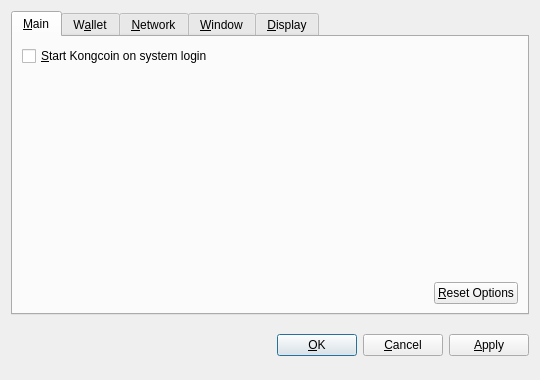
<?xml version="1.0" encoding="UTF-8"?>
<ui version="4.0">
 <class>OptionsDialog</class>
 <widget class="QDialog" name="OptionsDialog">
  <property name="geometry">
   <rect>
    <x>0</x>
    <y>0</y>
    <width>540</width>
    <height>380</height>
   </rect>
  </property>
  <property name="windowTitle">
   <string>Options</string>
  </property>
  <property name="modal">
   <bool>true</bool>
  </property>
  <layout class="QVBoxLayout" name="verticalLayout">
   <item>
    <widget class="QTabWidget" name="tabWidget">
     <property name="tabPosition">
      <enum>QTabWidget::North</enum>
     </property>
     <property name="currentIndex">
      <number>0</number>
     </property>
     <widget class="QWidget" name="tabMain">
      <attribute name="title">
       <string>&amp;Main</string>
      </attribute>
      <layout class="QVBoxLayout" name="verticalLayout_Main">
       <item>
        <widget class="QCheckBox" name="bitcoinAtStartup">
         <property name="toolTip">
          <string>Automatically start Kongcoin after logging in to the system.</string>
         </property>
         <property name="text">
          <string>&amp;Start Kongcoin on system login</string>
         </property>
        </widget>
       </item>
       <item>
        <spacer name="verticalSpacer_Main">
         <property name="orientation">
          <enum>Qt::Vertical</enum>
         </property>
         <property name="sizeHint" stdset="0">
          <size>
           <width>20</width>
           <height>40</height>
          </size>
         </property>
        </spacer>
       </item>
       <item>
        <layout class="QHBoxLayout" name="horizontalLayout_2_Main">
         <item>
          <spacer name="horizontalSpacer_2_Main">
           <property name="orientation">
            <enum>Qt::Horizontal</enum>
           </property>
           <property name="sizeHint" stdset="0">
            <size>
             <width>40</width>
             <height>20</height>
            </size>
           </property>
          </spacer>
         </item>
         <item>
          <widget class="QPushButton" name="resetButton">
           <property name="toolTip">
            <string>Reset all client options to default.</string>
           </property>
           <property name="text">
            <string>&amp;Reset Options</string>
           </property>
           <property name="autoDefault">
            <bool>false</bool>
           </property>
          </widget>
         </item>
        </layout>
       </item>
      </layout>
     </widget>
     <widget class="QWidget" name="tabWallet">
      <attribute name="title">
       <string>W&amp;allet</string>
      </attribute>
      <layout class="QVBoxLayout" name="verticalLayout_Network">
       <item>
        <widget class="QLabel" name="transactionFeeInfoLabel">
         <property name="text">
          <string>Optional transaction fee per kB that helps make sure your transactions are processed quickly. Most transactions are 1 kB.</string>
         </property>
         <property name="textFormat">
          <enum>Qt::PlainText</enum>
         </property>
         <property name="wordWrap">
          <bool>true</bool>
         </property>
        </widget>
       </item>
       <item>
        <layout class="QHBoxLayout" name="horizontalLayout_1_Main">
         <item>
          <widget class="QLabel" name="transactionFeeLabel">
           <property name="text">
            <string>Pay transaction &amp;fee</string>
           </property>
           <property name="textFormat">
            <enum>Qt::PlainText</enum>
           </property>
           <property name="buddy">
            <cstring>transactionFee</cstring>
           </property>
          </widget>
         </item>
         <item>
          <widget class="BitcoinAmountField" name="transactionFee"/>
         </item>
         <item>
          <spacer name="horizontalSpacer_1_Main">
           <property name="orientation">
            <enum>Qt::Horizontal</enum>
           </property>
           <property name="sizeHint" stdset="0">
            <size>
             <width>40</width>
             <height>20</height>
            </size>
           </property>
          </spacer>
         </item>
        </layout>
       </item>
       <item>
        <widget class="QLabel" name="label">
         <property name="text">
          <string>If you disable the spending of unconfirmed change, the change from a transaction cannot be used until that transaction has at least one confirmation. This also affects how your balance is computed.</string>
         </property>
         <property name="wordWrap">
          <bool>true</bool>
         </property>
        </widget>
       </item>
       <item>
        <widget class="QCheckBox" name="spendZeroConfChange">
         <property name="text">
          <string>Spend unconfirmed change  (experts only)</string>
         </property>
        </widget>
       </item>
       <item>
        <spacer name="verticalSpacer">
         <property name="orientation">
          <enum>Qt::Vertical</enum>
         </property>
         <property name="sizeHint" stdset="0">
          <size>
           <width>20</width>
           <height>40</height>
          </size>
         </property>
        </spacer>
       </item>
      </layout>
     </widget>
     <widget class="QWidget" name="tabNetwork">
      <attribute name="title">
       <string>&amp;Network</string>
      </attribute>
      <layout class="QVBoxLayout" name="verticalLayout_Network">
       <item>
        <widget class="QCheckBox" name="mapPortUpnp">
         <property name="toolTip">
          <string>Automatically open the Kongcoin client port on the router. This only works when your router supports UPnP and it is enabled.</string>
         </property>
         <property name="text">
          <string>Map port using &amp;UPnP</string>
         </property>
        </widget>
       </item>
       <item>
        <widget class="QCheckBox" name="connectSocks">
         <property name="toolTip">
          <string>Connect to the Kongcoin network through a SOCKS proxy (e.g. when connecting through Tor).</string>
         </property>
         <property name="text">
          <string>&amp;Connect through SOCKS proxy:</string>
         </property>
        </widget>
       </item>
       <item>
        <layout class="QHBoxLayout" name="horizontalLayout_Network">
         <item>
          <widget class="QLabel" name="proxyIpLabel">
           <property name="text">
            <string>Proxy &amp;IP:</string>
           </property>
           <property name="textFormat">
            <enum>Qt::PlainText</enum>
           </property>
           <property name="buddy">
            <cstring>proxyIp</cstring>
           </property>
          </widget>
         </item>
         <item>
          <widget class="QValidatedLineEdit" name="proxyIp">
           <property name="maximumSize">
            <size>
             <width>140</width>
             <height>16777215</height>
            </size>
           </property>
           <property name="toolTip">
            <string>IP address of the proxy (e.g. 127.0.0.1)</string>
           </property>
          </widget>
         </item>
         <item>
          <widget class="QLabel" name="proxyPortLabel">
           <property name="text">
            <string>&amp;Port:</string>
           </property>
           <property name="textFormat">
            <enum>Qt::PlainText</enum>
           </property>
           <property name="buddy">
            <cstring>proxyPort</cstring>
           </property>
          </widget>
         </item>
         <item>
          <widget class="QLineEdit" name="proxyPort">
           <property name="maximumSize">
            <size>
             <width>55</width>
             <height>16777215</height>
            </size>
           </property>
           <property name="toolTip">
            <string>Port of the proxy (e.g. 9050)</string>
           </property>
          </widget>
         </item>
         <item>
          <widget class="QLabel" name="socksVersionLabel">
           <property name="text">
            <string>SOCKS &amp;Version:</string>
           </property>
           <property name="textFormat">
            <enum>Qt::PlainText</enum>
           </property>
           <property name="buddy">
            <cstring>socksVersion</cstring>
           </property>
          </widget>
         </item>
         <item>
          <widget class="QValueComboBox" name="socksVersion">
           <property name="toolTip">
            <string>SOCKS version of the proxy (e.g. 5)</string>
           </property>
          </widget>
         </item>
         <item>
          <spacer name="horizontalSpacer_Network">
           <property name="orientation">
            <enum>Qt::Horizontal</enum>
           </property>
           <property name="sizeHint" stdset="0">
            <size>
             <width>40</width>
             <height>20</height>
            </size>
           </property>
          </spacer>
         </item>
        </layout>
       </item>
       <item>
        <spacer name="verticalSpacer_Network">
         <property name="orientation">
          <enum>Qt::Vertical</enum>
         </property>
         <property name="sizeHint" stdset="0">
          <size>
           <width>20</width>
           <height>40</height>
          </size>
         </property>
        </spacer>
       </item>
      </layout>
     </widget>
     <widget class="QWidget" name="tabWindow">
      <attribute name="title">
       <string>&amp;Window</string>
      </attribute>
      <layout class="QVBoxLayout" name="verticalLayout_Window">
       <item>
        <widget class="QCheckBox" name="minimizeToTray">
         <property name="toolTip">
          <string>Show only a tray icon after minimizing the window.</string>
         </property>
         <property name="text">
          <string>&amp;Minimize to the tray instead of the taskbar</string>
         </property>
        </widget>
       </item>
       <item>
        <widget class="QCheckBox" name="minimizeOnClose">
         <property name="toolTip">
          <string>Minimize instead of exit the application when the window is closed. When this option is enabled, the application will be closed only after selecting Quit in the menu.</string>
         </property>
         <property name="text">
          <string>M&amp;inimize on close</string>
         </property>
        </widget>
       </item>
       <item>
        <spacer name="verticalSpacer_Window">
         <property name="orientation">
          <enum>Qt::Vertical</enum>
         </property>
         <property name="sizeHint" stdset="0">
          <size>
           <width>20</width>
           <height>40</height>
          </size>
         </property>
        </spacer>
       </item>
      </layout>
     </widget>
     <widget class="QWidget" name="tabDisplay">
      <attribute name="title">
       <string>&amp;Display</string>
      </attribute>
      <layout class="QVBoxLayout" name="verticalLayout_Display">
       <item>
        <layout class="QHBoxLayout" name="horizontalLayout_1_Display">
         <item>
          <widget class="QLabel" name="langLabel">
           <property name="text">
            <string>User Interface &amp;language:</string>
           </property>
           <property name="textFormat">
            <enum>Qt::PlainText</enum>
           </property>
           <property name="buddy">
            <cstring>lang</cstring>
           </property>
          </widget>
         </item>
         <item>
          <widget class="QValueComboBox" name="lang">
           <property name="toolTip">
            <string>The user interface language can be set here. This setting will take effect after restarting Kongcoin.</string>
           </property>
          </widget>
         </item>
        </layout>
       </item>
       <item>
        <layout class="QHBoxLayout" name="horizontalLayout_2_Display">
         <item>
          <widget class="QLabel" name="unitLabel">
           <property name="text">
            <string>&amp;Unit to show amounts in:</string>
           </property>
           <property name="textFormat">
            <enum>Qt::PlainText</enum>
           </property>
           <property name="buddy">
            <cstring>unit</cstring>
           </property>
          </widget>
         </item>
         <item>
          <widget class="QValueComboBox" name="unit">
           <property name="toolTip">
            <string>Choose the default subdivision unit to show in the interface and when sending coins.</string>
           </property>
          </widget>
         </item>
        </layout>
       </item>
       <item>
        <widget class="QCheckBox" name="displayAddresses">
         <property name="toolTip">
          <string>Whether to show Kongcoin addresses in the transaction list or not.</string>
         </property>
         <property name="text">
          <string>&amp;Display addresses in transaction list</string>
         </property>
        </widget>
       </item>
       <item>
        <widget class="QCheckBox" name="coinControlFeatures">
         <property name="toolTip">
          <string>Whether to show coin control features or not.</string>
         </property>
         <property name="text">
          <string>Display coin &amp;control features (experts only!)</string>
         </property>
        </widget>
       </item>
       <item>
        <spacer name="verticalSpacer_Display">
         <property name="orientation">
          <enum>Qt::Vertical</enum>
         </property>
         <property name="sizeHint" stdset="0">
          <size>
           <width>20</width>
           <height>40</height>
          </size>
         </property>
        </spacer>
       </item>
      </layout>
     </widget>
    </widget>
   </item>
   <item>
    <layout class="QHBoxLayout" name="horizontalLayout_Buttons">
     <item>
      <spacer name="horizontalSpacer_1">
       <property name="orientation">
        <enum>Qt::Horizontal</enum>
       </property>
       <property name="sizeHint" stdset="0">
        <size>
         <width>40</width>
         <height>48</height>
        </size>
       </property>
      </spacer>
     </item>
     <item>
      <widget class="QLabel" name="statusLabel">
       <property name="font">
        <font>
         <weight>75</weight>
         <bold>true</bold>
        </font>
       </property>
       <property name="text">
        <string/>
       </property>
       <property name="textFormat">
        <enum>Qt::PlainText</enum>
       </property>
       <property name="wordWrap">
        <bool>true</bool>
       </property>
      </widget>
     </item>
     <item>
      <spacer name="horizontalSpacer_2">
       <property name="orientation">
        <enum>Qt::Horizontal</enum>
       </property>
       <property name="sizeHint" stdset="0">
        <size>
         <width>40</width>
         <height>48</height>
        </size>
       </property>
      </spacer>
     </item>
     <item>
      <widget class="QPushButton" name="okButton">
       <property name="text">
        <string>&amp;OK</string>
       </property>
      </widget>
     </item>
     <item>
      <widget class="QPushButton" name="cancelButton">
       <property name="text">
        <string>&amp;Cancel</string>
       </property>
       <property name="autoDefault">
        <bool>false</bool>
       </property>
      </widget>
     </item>
     <item>
      <widget class="QPushButton" name="applyButton">
       <property name="text">
        <string>&amp;Apply</string>
       </property>
       <property name="autoDefault">
        <bool>false</bool>
       </property>
      </widget>
     </item>
    </layout>
   </item>
  </layout>
 </widget>
 <customwidgets>
  <customwidget>
   <class>BitcoinAmountField</class>
   <extends>QSpinBox</extends>
   <header>bitcoinamountfield.h</header>
  </customwidget>
  <customwidget>
   <class>QValueComboBox</class>
   <extends>QComboBox</extends>
   <header>qvaluecombobox.h</header>
  </customwidget>
  <customwidget>
   <class>QValidatedLineEdit</class>
   <extends>QLineEdit</extends>
   <header>qvalidatedlineedit.h</header>
  </customwidget>
 </customwidgets>
 <resources/>
 <connections/>
</ui>
